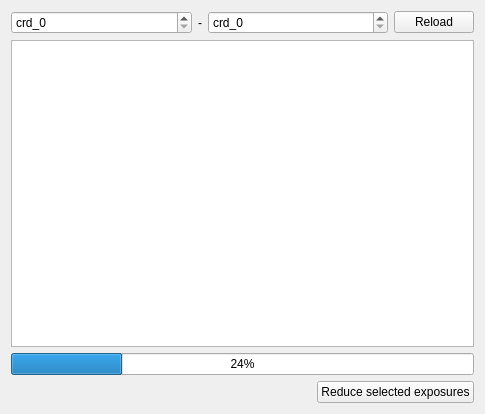
<?xml version="1.0" encoding="UTF-8"?>
<ui version="4.0">
 <class>Form</class>
 <widget class="QWidget" name="Form">
  <property name="geometry">
   <rect>
    <x>0</x>
    <y>0</y>
    <width>485</width>
    <height>414</height>
   </rect>
  </property>
  <property name="windowTitle">
   <string>Post-hoc Data Reduction</string>
  </property>
  <property name="windowIcon">
   <iconset resource="../../../resource/icons/icons.qrc">
    <normaloff>:/icons/datareduction.svg</normaloff>:/icons/datareduction.svg</iconset>
  </property>
  <layout class="QVBoxLayout" name="verticalLayout">
   <item>
    <widget class="QWidget" name="inputWidget" native="true">
     <layout class="QGridLayout" name="gridLayout">
      <property name="leftMargin">
       <number>0</number>
      </property>
      <property name="topMargin">
       <number>0</number>
      </property>
      <property name="rightMargin">
       <number>0</number>
      </property>
      <property name="bottomMargin">
       <number>0</number>
      </property>
      <item row="0" column="1">
       <widget class="QLabel" name="label">
        <property name="text">
         <string>-</string>
        </property>
       </widget>
      </item>
      <item row="0" column="3">
       <widget class="QPushButton" name="reloadPushButton">
        <property name="text">
         <string>Reload</string>
        </property>
        <property name="icon">
         <iconset theme="view-refresh">
          <normaloff>.</normaloff>.</iconset>
        </property>
       </widget>
      </item>
      <item row="0" column="2">
       <widget class="QSpinBox" name="lastFSNSpinBox">
        <property name="sizePolicy">
         <sizepolicy hsizetype="Minimum" vsizetype="Fixed">
          <horstretch>1</horstretch>
          <verstretch>0</verstretch>
         </sizepolicy>
        </property>
        <property name="prefix">
         <string>crd_</string>
        </property>
        <property name="maximum">
         <number>99999</number>
        </property>
       </widget>
      </item>
      <item row="0" column="0">
       <widget class="QSpinBox" name="firstFSNSpinBox">
        <property name="sizePolicy">
         <sizepolicy hsizetype="Minimum" vsizetype="Fixed">
          <horstretch>1</horstretch>
          <verstretch>0</verstretch>
         </sizepolicy>
        </property>
        <property name="prefix">
         <string>crd_</string>
        </property>
        <property name="maximum">
         <number>99999</number>
        </property>
       </widget>
      </item>
      <item row="1" column="0" colspan="4">
       <widget class="QTreeView" name="treeView">
        <property name="alternatingRowColors">
         <bool>true</bool>
        </property>
        <property name="selectionMode">
         <enum>QAbstractItemView::ExtendedSelection</enum>
        </property>
       </widget>
      </item>
     </layout>
    </widget>
   </item>
   <item>
    <widget class="QProgressBar" name="progressBar">
     <property name="value">
      <number>24</number>
     </property>
    </widget>
   </item>
   <item>
    <layout class="QHBoxLayout" name="horizontalLayout">
     <item>
      <spacer name="horizontalSpacer">
       <property name="orientation">
        <enum>Qt::Horizontal</enum>
       </property>
       <property name="sizeHint" stdset="0">
        <size>
         <width>40</width>
         <height>20</height>
        </size>
       </property>
      </spacer>
     </item>
     <item>
      <widget class="QPushButton" name="startStopPushButton">
       <property name="text">
        <string>Reduce selected exposures</string>
       </property>
       <property name="icon">
        <iconset theme="system-run">
         <normaloff>.</normaloff>.</iconset>
       </property>
      </widget>
     </item>
    </layout>
   </item>
  </layout>
 </widget>
 <resources>
  <include location="../../../resource/icons/icons.qrc"/>
 </resources>
 <connections/>
</ui>
